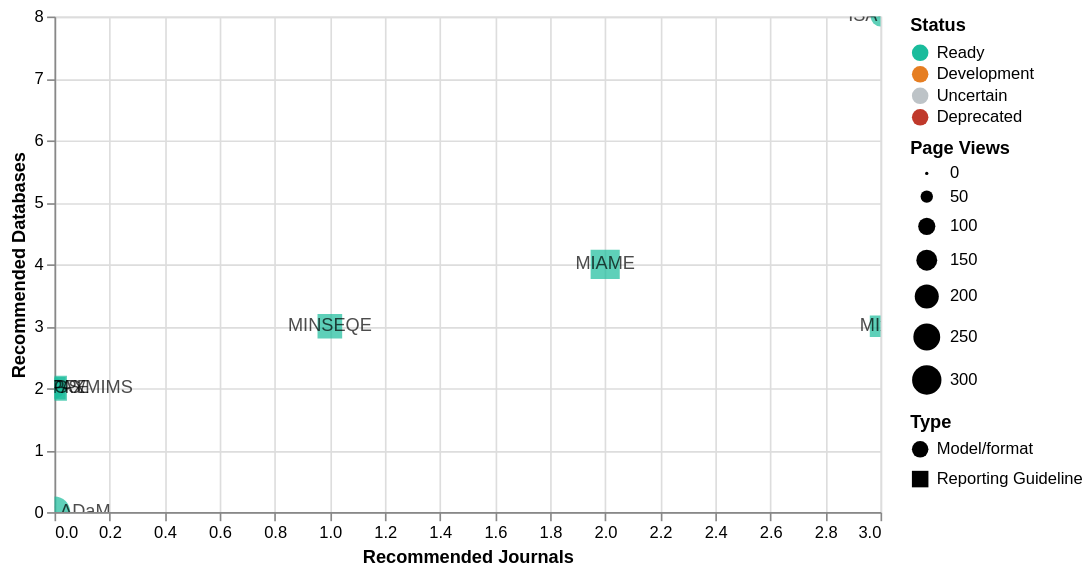

Write a Vega-Lite specification for this figure.
### Vega-Lite specification from a JSON file in a GitHub repository (floating-point values rounded to 4 significant figures)
{"$schema": "https://vega.github.io/schema/vega-lite/v2.json", "description": "", "width": 500, "height": 300, "data": {"values": [{"Name": "CDISC ADaM", "Type": "Model/format", "Status": "Ready", "Page Views": 343, "Recommended Journals": 0, "Recommended Databases": 0}, {"Name": "MIAME", "Type": "Reporting Guideline", "Status": "Ready", "Page Views": 295, "Recommended Journals": 2, "Recommended Databases": 4}, {"Name": "MIAPPE", "Type": "Reporting Guideline", "Status": "Ready", "Page Views": 214, "Recommended Journals": 0, "Recommended Databases": 2}, {"Name": "MINSEQE", "Type": "Reporting Guideline", "Status": "Ready", "Page Views": 210, "Recommended Journals": 1, "Recommended Databases": 3}, {"Name": "MIxS - MIGS/MIMS", "Type": "Reporting Guideline", "Status": "Ready", "Page Views": 170, "Recommended Journals": 0, "Recommended Databases": 2}, {"Name": "MIxS", "Type": "Reporting Guideline", "Status": "Ready", "Page Views": 158, "Recommended Journals": 3, "Recommended Databases": 3}, {"Name": "BioPAX", "Type": "Model/format", "Status": "Ready", "Page Views": 142, "Recommended Journals": 0, "Recommended Databases": 2}, {"Name": "ISA-Tab", "Type": "Model/format", "Status": "Ready", "Page Views": 134, "Recommended Journals": 3, "Recommended Databases": 8}]}, "layer": [{"selection": {"region": {"type": "interval", "bind": "scales"}}, "mark": "point", "encoding": {"y": {"field": "Recommended Databases", "type": "quantitative"}, "x": {"field": "Recommended Journals", "type": "quantitative"}, "size": {"field": "Page Views", "type": "quantitative"}, "shape": {"field": "Type", "type": "nominal"}, "color": {"field": "Status", "type": "nominal", "scale": {"domain": ["Ready", "Development", "Uncertain", "Deprecated"], "range": ["#1abc9c", "#e67e22", "#bdc3c7", "#c0392b"]}}}}, {"mark": "text", "encoding": {"y": {"field": "Recommended Databases", "type": "quantitative"}, "x": {"field": "Recommended Journals", "type": "quantitative"}, "text": {"field": "Name"}}}], "config": {"mark": {"filled": true, "opacity": 0.7}}}
